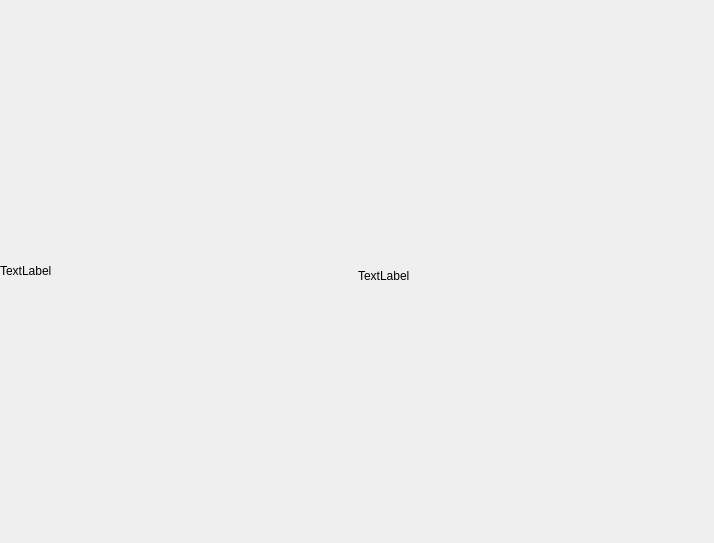
<?xml version="1.0" encoding="UTF-8"?>
<ui version="4.0">
 <class>MainWindow</class>
 <widget class="QMainWindow" name="MainWindow">
  <property name="geometry">
   <rect>
    <x>0</x>
    <y>0</y>
    <width>714</width>
    <height>543</height>
   </rect>
  </property>
  <property name="windowTitle">
   <string>MainWindow</string>
  </property>
  <widget class="QWidget" name="centralWidget">
   <widget class="QLabel" name="lblOriginal">
    <property name="geometry">
     <rect>
      <x>0</x>
      <y>0</y>
      <width>351</width>
      <height>541</height>
     </rect>
    </property>
    <property name="text">
     <string>TextLabel</string>
    </property>
   </widget>
   <widget class="QLabel" name="lblCanny">
    <property name="geometry">
     <rect>
      <x>358</x>
      <y>10</y>
      <width>341</width>
      <height>531</height>
     </rect>
    </property>
    <property name="text">
     <string>TextLabel</string>
    </property>
   </widget>
  </widget>
 </widget>
 <layoutdefault spacing="6" margin="11"/>
 <resources/>
 <connections/>
</ui>
